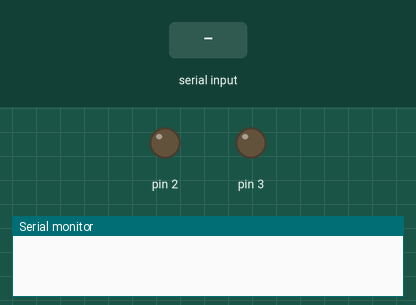
Simulated run of this sketch. Board: Arduino Uno, built with avr-gcc and run on an emulated ATmega328P. On the bench: output pins drawn as LEDs (lit = HIGH), the last lines printed to the serial monitor. The test bench sets the inputs (shaded band).

Above: at 1.2 s.
1.3 s: "Jarvis Fan off" received over Serial
At 3.2 s:
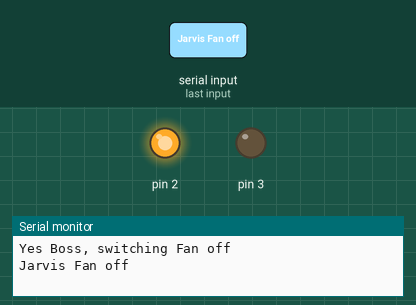
3.8 s: "Jarvis Light off" received over Serial
At 5.2 s:
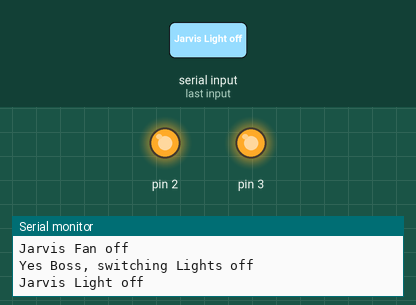
6.3 s: "Jarvis Fan on" received over Serial
At 8.1 s:
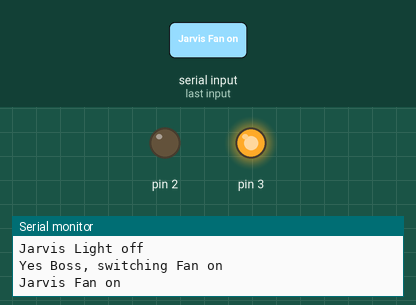
Timing chart, 0 to 9.6 s (numbered marks = the images above; inputs shaded):
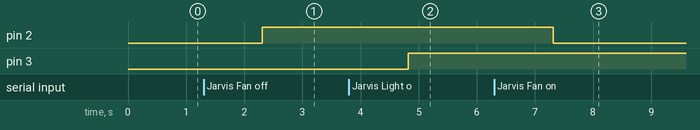

Measured:
- after the input at 1.3 s, pin 2: LOW → HIGH after 1.0 s
- after the input at 3.8 s, pin 3: LOW → HIGH after 1.0 s
- after the input at 6.3 s, pin 2: HIGH → LOW after 1.0 s

The sketch:

bluetooth_light_fan.ino
```cpp
String s;
void setup() {
  pinMode(2,OUTPUT);
  pinMode(3,OUTPUT);
  Serial.begin(9600);
  //digitalWrite(3,HIGH);
  //digitalWrite(2,HIGH);
}
void Fan_switch(String s){
   if(s.equalsIgnoreCase("Jarvis Fan on")){
      Serial.println("Yes Boss, switching Fan on");
      digitalWrite(2,LOW);
  }
  else if(s.equalsIgnoreCase("Jarvis Fan off")){
      Serial.println("Yes Boss, switching Fan off");
      digitalWrite(2,HIGH);
  }
}

void Light_switch(String s){
  if(s.equalsIgnoreCase("Jarvis Light on")){
     Serial.println("Yes Boss, switching Lights on");
     digitalWrite(3,LOW);
  }
  else if(s.equalsIgnoreCase("Jarvis Light off")){
    Serial.println("Yes Boss, switching Lights off");
    digitalWrite(3,HIGH);
  }

}
void loop() {


  s=Serial.readString();
  Fan_switch(s);
  Light_switch(s);
  Serial.println(s);

}
```
